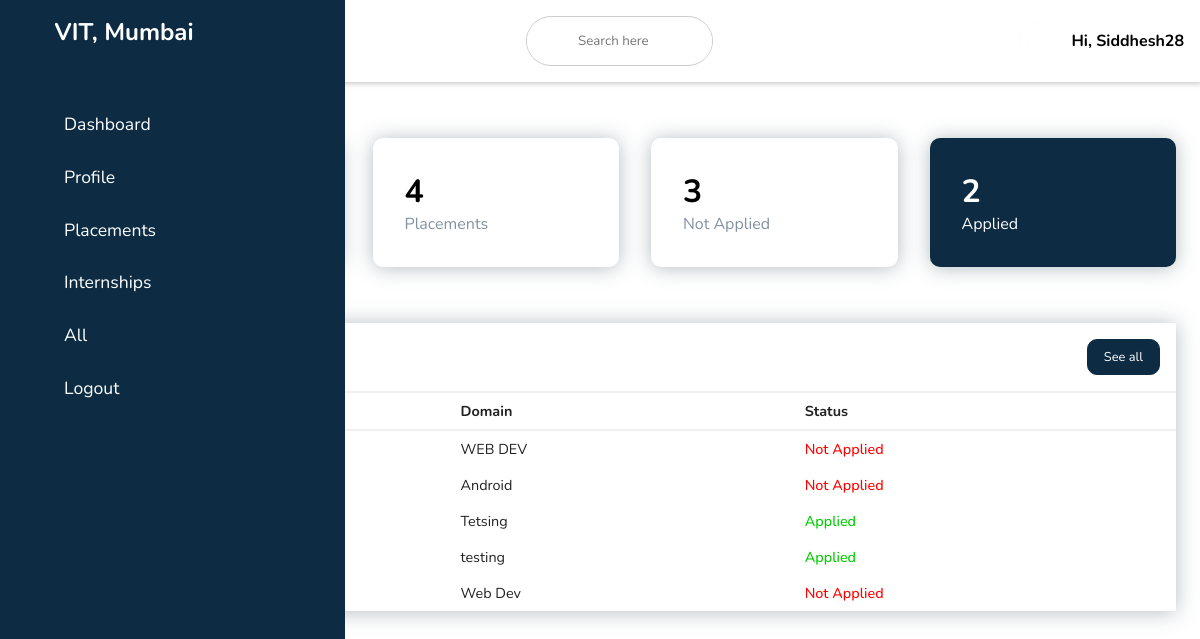
The app's page /dashboard/ (signed in), older data.
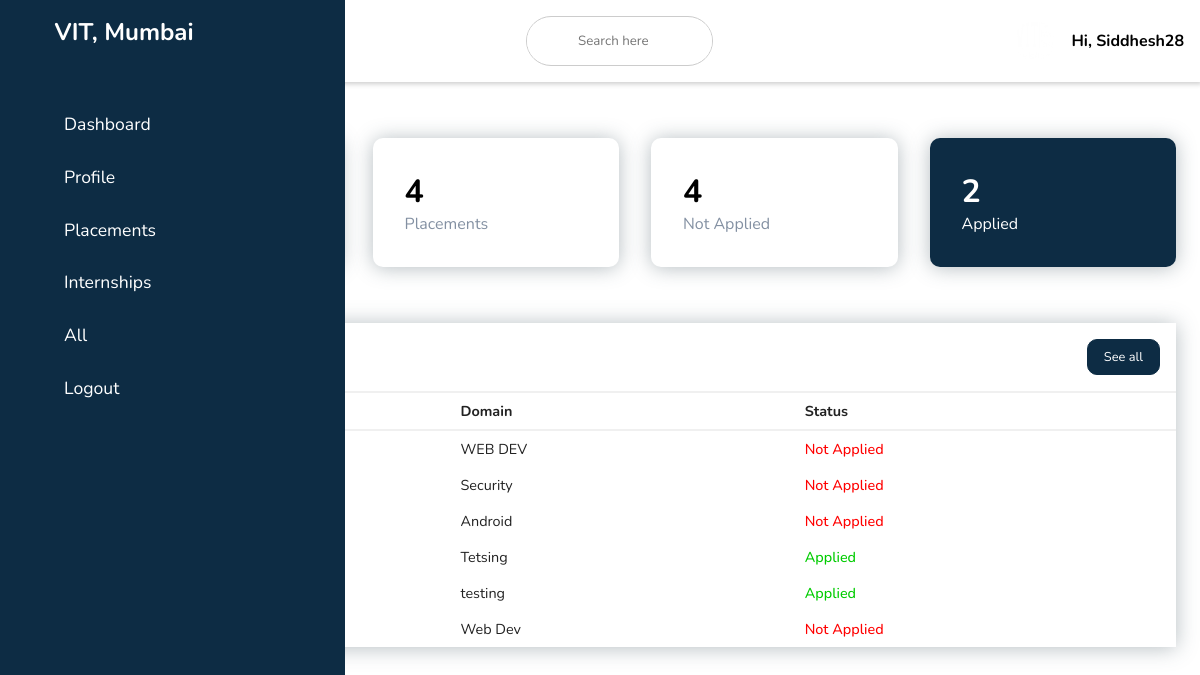
The same page, newer data.
### dashboard/models.py (models this page shows, shortened)
class placementInfo(models.Model):
    company_username = models.ForeignKey(
        companyUser, default=None, on_delete=models.CASCADE)
    company_name = models.CharField(default='', max_length=255)
    package = models.CharField(default='', max_length=255)
    domain = models.CharField(max_length=255, default='')
    cgpa_req = models.FloatField(default=0)
    backlog = models.IntegerField(default=0)
    comimg = models.ImageField(upload_to='Images/')
    company_email = models.EmailField()
    company_phone = models.CharField(max_length=13)
    company_website = models.URLField(default='')
    regform_link = models.URLField(
        default='https://forms.gle/VNgHt2XeRaDn65Wv6')
    status = models.BooleanField(default=False)

class internshipInfo(models.Model):
    company_username = models.ForeignKey(
        companyUser, default=None, on_delete=models.CASCADE)
    company_name = models.CharField(default='', max_length=255)
    stipend = models.CharField(default='', max_length=255)
    domain = models.CharField(max_length=255, default='')
    cgpa_req = models.FloatField(default=0)
    workduration = models.IntegerField(default=0)
    modeofwork = models.CharField(default='', max_length=255)
    comimg = models.ImageField(upload_to='Images/')
    company_email = models.EmailField()
    company_phone = models.CharField(max_length=13)
    company_website = models.URLField(default='')
    regform_link = models.URLField(
        default='https://forms.gle/VNgHt2XeRaDn65Wv6')
    status = models.BooleanField(default=False)

class Student_placement(models.Model):
    student_username = models.ForeignKey(
        studentUser, default=None, on_delete=models.CASCADE)
    placement_id = models.ForeignKey(
        placementInfo, default=None, on_delete=models.CASCADE)
    status = models.BooleanField(default=False)
    pending = models.BooleanField(default=False)

class Student_internship(models.Model):
    student_username = models.ForeignKey(
        studentUser, default=None, on_delete=models.CASCADE)
    internship_id = models.ForeignKey(
        internshipInfo, default=None, on_delete=models.CASCADE)
    status = models.BooleanField(default=False)
    pending = models.BooleanField(default=False)

### accounts/models.py (models this page shows, shortened)
class studentUser(models.Model):
    yourname = models.CharField(max_length=255, default='')
    stuImage = models.ImageField(
        upload_to='Images/', default='Images/user_profile1.png', null=True)
    branch = models.CharField(max_length=255, default='')
    yog = models.IntegerField(default=0)
    contact = models.CharField(max_length=13, default='')
    user = models.OneToOneField(User, on_delete=models.CASCADE, default='')
    email = models.EmailField()
    username = models.CharField(max_length=255, default='')

### dashboard/views.py (the view)
# urls.py: path('', views.studashboard),
@login_required(login_url="/stusignin")
def studashboard(request):
    suser = studentUser.objects.all()
    cuser = companyUser.objects.all()
    pObj = placementInfo.objects.all().order_by('company_name', '-pk')
    iObj = internshipInfo.objects.all().order_by('company_name', '-pk')
    return render(request, 'studashboard.html', {'suser': suser, 'cuser': cuser, 'pObj': pObj, 'iObj': iObj})

### dashboard/templatetags/student.py (called while the page is built)
@register.filter(name="stuplacementcount")
def stuplacementcount(user, pObj):
    c = 0
    for p in pObj:
        if p.status:
            c += 1
    return c

@register.filter(name="stuinternshipcount")
def stuinternshipcount(user, iObj):
    c = 0
    for i in iObj:
        if i.status:
            c += 1
    return c

@register.filter(name="placementStatus")
def placementStatus(user, id):
    try:
        studentUsername = studentUser.objects.get(user=user)
        placementId = placementInfo.objects.get(id=id)
        stuPlaceObj = Student_placement.objects.get(
            student_username=studentUsername, placement_id=placementId)
        if (stuPlaceObj.status):
            return True
        else:
            return False
    except:
        return False

@register.filter(name="internshipStatus")
def internshipStatus(user, id):
    try:
        studentUsername = studentUser.objects.get(user=user)
        internshipId = internshipInfo.objects.get(id=id)
        stuInternObj = Student_internship.objects.get(
            student_username=studentUsername, internship_id=internshipId)
        if (stuInternObj.status):
            return True
        else:
            return False
    except:
        return False

@register.filter(name="stucount")
def stucount(user, id):
    c = 0
    try:
        studentUsername = studentUser.objects.get(user=user)
        try:
            stuPlaceObj = Student_placement.objects.all()
            for s in stuPlaceObj:
                if s.student_username == studentUsername and s.status == True:
                    c += 1
        except:
            c += 0
        try:
            stuInternObj = Student_internship.objects.all()
            for s in stuInternObj:
                if s.student_username == studentUsername and s.status == True:
                    c += 1
        except:
            c += 0
        return c
    except:
        return 0

@register.filter(name="notapplied")
def notapplied(user, id):
    c = 0
    c1 = 0
    pObj = placementInfo.objects.all()
    iObj = internshipInfo.objects.all()
    for p in pObj:
        if p.status:
            c += 1
    for i in iObj:
        if i.status:
            c += 1
    c1 = stucount(user, id)
    return c-c1

### templates/html/studashboard.html (shortened to what this page needs)
{% extends "sbase.html" %} {% load static %} {% load student %}
    {% block content %}
    <div class="main-content">
      <main id="dashboard">
        <div class="cards">
          <div class="card-single">
            <div>
              <h1>{{ user|stuinternshipcount:iObj }}</h1>
              <span>Internships</span>
            </div>
          </div>
          <div class="card-single">
            <div>
              <h1>{{ user|stuplacementcount:pObj }}</h1>
              <span>Placements</span>
            </div>
          </div>
          <div class="card-single">
            <div>
              <h1>{{ user|notapplied:0 }}</h1>
              <span>Not Applied</span>
            </div>
          </div>
          <div class="card-single">
            <div>
              <h1>{{ user|stucount:0 }}</h1>
              <span>Applied</span>
            </div>
          </div>
        </div>
        <div class="recent-grid">
          <div class="projects">
            <div class="card">
              <div class="card-header">
                <h3>Applications</h3>
                <a href="stuall">
                  See all
                </a>
              </div>
              <div class="card-body">
                <div class="table-responsive">
                  <table width="100%">
                    <thead>
                      <tr>
                        <td>Type</td>
                        <td>Domain</td>
                        <td>Status</td>
                      </tr>
                    </thead>
                    <tbody>
                      {% for i in iObj %} {% if i.status %}
                      <tr>
                        <td><a href="/dashboard/stuinternship#{{ i.id }}" style="text-decoration: none; color: black">Internship</a></td>
                        <td>{{i.domain}}</td>
                        <td>
                          {% if user|internshipStatus:i.id %}
                        <span class="green"> Applied</span>
                        {% else %}
                         <span class="red"> Not Applied </span>
                         {% endif %}
                        </td>
                      </tr>
                      {% endif %}{% endfor %}
                      {% for p in pObj %}{% if p.status %}
                      <tr>
                        <td><a href="/dashboard/stuplacement#{{ p.id }}" style="text-decoration: none; color: black">Placement</a></td>
                        <td>{{p.domain}}</td>
                        <td>
                          {% if user|placementStatus:p.id %}
                         <span class="green"> Applied</span>
                          {% else %}
                        <span class="red"> Not Applied </span>
                          {% endif %}
                        </td>
                      </tr>
                      {% endif %} {% endfor %}
                    </tbody>
                  </table>
                </div>
              </div>
            </div>
          </div>
        </div>
      </main>
    </div>
    {% endblock %}

### templates/html/sbase.html (shortened to what this page needs)
{% load static %}
<!DOCTYPE html>
<html lang="en">
  <head>
    <link
      rel="stylesheet"
      href="https://maxst.icons8.com/vue-static/landings/line-awesome/line-awesome/1.3.0/css/line-awesome.min.css"
    />
    <link
      rel="stylesheet"
      href="https://maxcdn.bootstrapcdn.com/font-awesome/4.7.0/css/font-awesome.min.css"
    />
    <link
      href="{% static 'css/studashboard.css' %}"
      rel="stylesheet"
      type="text/css"
    />
  </head>
  <body style="background: url(../static/images/body_bg.png)">
    <div class="sidebar">
      <div class="sidebar-brand">
        <h2>
          <span
            ><a href="/" style="text-decoration: none; color: white"
              >VIT, Mumbai</a
            ></span
          >
        </h2>
      </div>
      <div class="sidebar-menu">
        <ul>
          <li>
            <a href="/dashboard" class="active"
              ><span class="las la-igloo"></span> <span>Dashboard</span></a
            >
          </li>
          <li>
            <a href="stuprofile" id="profile"
              ><span class="las la-users"></span> <span>Profile</span></a
            >
          </li>
          <li>
            <a href="stuplacement"
              ><span class="las la-clipboard-list"></span>
              <span>Placements</span></a
            >
          </li>
          <li>
            <a href="stuinternship"
              ><span class="las la-industry"></span> <span>Internships</span></a
            >
          </li>
          <li>
            <a href="stuall"
              ><span class="las la-layer-group"></span> <span>All</span></a
            >
          </li>
          <li>
            <a href="/logout"
              ><span class="las la-user-circle"></span> <span>Logout</span></a
            >
          </li>
        </ul>
      </div>
    </div>
    <div class="main-content">
      <header>
        <h2>
          <label for="nav-toggle">
            <span class="las la-bars"></span>
          </label>
        </h2>
        <div class="search-wrapper">
          <form action="/dashboard/search" method="GET">
            <input
              type="search"
              placeholder="Search here"
              name="search_input"
              style="text-align: center"
            />
          </form>
        </div>
        <div class="user-wrapper">
          <img
            src="{% static 'images/VITlogo.png' %}"
            width="40px"
            height="40px"
            alt="VIT Logo"
          />
          <div>
            <h4>Hi, {{user.username}}</h4>
          </div>
        </div>
      </header>
    </div>
    {% block content %} {% endblock %}
  </body>
</html>

### static/css/studashboard.css (style rules this page uses)
:root { --main-color: #0d2c44; --color-dark: #1d2231; --text-grey: #8390a2; }
* { padding: 0; margin: 0; box-sizing: border-box; list-style-type: none; text-decoration: none; font-family: "Nunito", sans-serif; }
.sidebar { width: 345px; position: fixed; left: 0; top: 0; height: 100%; background: var(--main-color); z-index: 100; transition: width 300ms; }
.sidebar-brand { height: 90px; padding: 1rem 0rem 1rem 2rem; color: #fff; }
.sidebar-brand span { display: inline-block; padding-right: 1rem; }
.sidebar-menu { margin-top: 1rem; }
.sidebar-menu li { width: 100%; margin-bottom: 1.3rem; padding-left: 1rem; }
.sidebar-menu a { padding-left: 1rem; display: block; color: #fff; font-size: 1.1rem; }
.sidebar-menu a span:first-child { font-size: 1.5rem; padding-right: 1rem; }
.main-content { transition: margin-left 300ms; margin-left: 345px; }
header { background: #fff; display: flex; justify-content: space-between; padding: 1rem; box-shadow: 2px 2px 5px rgba(0, 0, 0, 0.2); position: fixed; left: 345px; width: calc(100% - 345px); top: 0; z-index: 100; transition: width 300ms; }
header h2 { color: #222; }
header label span { font-size: 1.7rem; padding-right: 1rem; }
.search-wrapper { border: 1px solid #ccc; border-radius: 30px; height: 50px; display: flex; align-items: center; overflow-x: hidden; justify-content: center; }
.search-wrapper input { height: 100%; padding: 0.5rem; border: none; outline: none; }
.user-wrapper { display: flex; align-items: center; }
.user-wrapper img { border-radius: 50%; margin-right: 1rem; }
.user-wrapper h4 { margin-bottom: 0rem !important; }
main { margin-top: 90px; padding: 2rem 1.5rem; min-height: calc(100vh - 90px); }
.cards { display: grid; grid-template-columns: repeat(4, 1fr); grid-gap: 2rem; margin-top: 1rem; }
.card-single { display: flex; justify-content: space-between; padding: 2rem; border-radius: 10px; background: white; box-shadow: 0 1px 20px 0 rgba(69, 90, 100, 0.4); }
.card-single div:first-child span { color: var(--text-grey); }
.card-single:last-child { background: var(--main-color); }
.card-single:last-child h1, .card-single:last-child div:last-child span, .card-single:last-child div:first-child span { color: #fff; }
.recent-grid { margin-top: 3.5rem; display: grid; grid-gap: 2rem; grid-template-columns: 100%; background: white; box-shadow: 0 1px 20px 0 rgba(69, 90, 100, 0.4); }
.projects { width: 100%; }
.card { border-radius: 5px; }
.card-header { padding: 1rem; }
.card-header { display: flex; justify-content: space-between; align-items: center; border-bottom: 1px solid #f0f0f0; }
.card-header a { background: var(--main-color); border-radius: 10px; color: #fff; font-size: 0.8rem; padding: 0.5rem 1rem; border: 1px solid var(--main-color); }
table { border-collapse: collapse; }
thead tr { border-top: 1px solid #f0f0f0; border-bottom: 2px solid #f0f0f0; }
thead td { font-weight: 700; }
td { padding: 0.5rem 1rem; font-size: 0.9rem; color: #222; }
tr td:last-child { display: flex; align-items: center; }
.green { color: hsl(120, 100%, 40%); font-weight: 500; }
.red { color: red; font-weight: 500; }
.table-responsive { width: 100%; overflow-x: auto; }
@media only screen and (max-width: 1200px) { .sidebar { width: 70px; } }
@media only screen and (max-width: 1200px) { .sidebar .sidebar-brand, .sidebar li { padding-left: 1rem; text-align: center; } }
@media only screen and (max-width: 1200px) { .sidebar li a { padding-left: 0rem; } }
@media only screen and (max-width: 1200px) { .sidebar .sidebar-brand h2 span:last-child, .sidebar li a span:last-child { display: none; } }
@media only screen and (max-width: 1200px) { .main-content { margin-left: 70px; } }
@media only screen and (max-width: 1200px) { .main-content header { width: calc(100% - 70px); left: 70px; } }

Row changes from the older to the newer data that the page shows:
computed for placementInfo "Web Dev": status.student_username_id "3" → "4"
added internshipInfo: domain "Security", shows "Not Applied"
